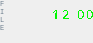
          <widget class="QFrame" name="visualizationFrame">
           <property name="minimumSize">
            <size>
             <width>93</width>
             <height>43</height>
            </size>
           </property>
           <property name="maximumSize">
            <size>
             <width>93</width>
             <height>43</height>
            </size>
           </property>
           <property name="styleSheet">
            <string notr="true">#visualizationFrame {
	background-color: #000;
	border-top: 1px solid #26253c;
	border-right: 1px solid #6d6d7f;
	border-bottom: 1px solid #6d6d7f;
	border-left: 1px solid #26253c;
}</string>
           </property>
           <layout class="QVBoxLayout" name="verticalLayout_3">
            <property name="spacing">
             <number>0</number>
            </property>
            <property name="leftMargin">
             <number>0</number>
            </property>
            <property name="topMargin">
             <number>0</number>
            </property>
            <property name="rightMargin">
             <number>0</number>
            </property>
            <property name="bottomMargin">
             <number>0</number>
            </property>
            <item>
             <widget class="QWidget" name="visualizationBackground" native="true">
              <property name="styleSheet">
               <string notr="true">#visualizationBackground {
	background-color: transparent;
	border-image: url(:assets/visualizationBackground.png);
	background: none;
	background-repeat: none;
}</string>
              </property>
              <widget class="QLabel" name="progressTimeLabel">
               <property name="geometry">
                <rect>
                  <x>32</x>
                  <y>5</y>
                  <width>64</width>
                  <height>16</height>
                </rect>
               </property>
               <property name="palette">
                <palette>
                 <active>
                  <colorrole role="WindowText">
                   <brush brushstyle="SolidPattern">
                    <color alpha="255">
                     <red>0</red>
                     <green>248</green>
                     <blue>0</blue>
                    </color>
                   </brush>
                  </colorrole>
                  <colorrole role="Text">
                   <brush brushstyle="SolidPattern">
                    <color alpha="255">
                     <red>0</red>
                     <green>248</green>
                     <blue>0</blue>
                    </color>
                   </brush>
                  </colorrole>
                  <colorrole role="ButtonText">
                   <brush brushstyle="SolidPattern">
                    <color alpha="255">
                     <red>0</red>
                     <green>248</green>
                     <blue>0</blue>
                    </color>
                   </brush>
                  </colorrole>
                  <colorrole role="PlaceholderText">
                   <brush brushstyle="SolidPattern">
                    <color alpha="128">
                     <red>0</red>
                     <green>248</green>
                     <blue>0</blue>
                    </color>
                   </brush>
                  </colorrole>
                 </active>
                 <inactive>
                  <colorrole role="WindowText">
                   <brush brushstyle="SolidPattern">
                    <color alpha="255">
                     <red>0</red>
                     <green>248</green>
                     <blue>0</blue>
                    </color>
                   </brush>
                  </colorrole>
                  <colorrole role="Text">
                   <brush brushstyle="SolidPattern">
                    <color alpha="255">
                     <red>0</red>
                     <green>248</green>
                     <blue>0</blue>
                    </color>
                   </brush>
                  </colorrole>
                  <colorrole role="ButtonText">
                   <brush brushstyle="SolidPattern">
                    <color alpha="255">
                     <red>0</red>
                     <green>248</green>
                     <blue>0</blue>
                    </color>
                   </brush>
                  </colorrole>
                  <colorrole role="PlaceholderText">
                   <brush brushstyle="SolidPattern">
                    <color alpha="128">
                     <red>0</red>
                     <green>248</green>
                     <blue>0</blue>
                    </color>
                   </brush>
                  </colorrole>
                 </inactive>
                 <disabled>
                  <colorrole role="WindowText">
                   <brush brushstyle="SolidPattern">
                    <color alpha="255">
                     <red>0</red>
                     <green>248</green>
                     <blue>0</blue>
                    </color>
                   </brush>
                  </colorrole>
                  <colorrole role="Text">
                   <brush brushstyle="SolidPattern">
                    <color alpha="255">
                     <red>0</red>
                     <green>248</green>
                     <blue>0</blue>
                    </color>
                   </brush>
                  </colorrole>
                  <colorrole role="ButtonText">
                   <brush brushstyle="SolidPattern">
                    <color alpha="255">
                     <red>0</red>
                     <green>248</green>
                     <blue>0</blue>
                    </color>
                   </brush>
                  </colorrole>
                  <colorrole role="PlaceholderText">
                   <brush brushstyle="SolidPattern">
                    <color alpha="128">
                     <red>0</red>
                     <green>248</green>
                     <blue>0</blue>
                    </color>
                   </brush>
                  </colorrole>
                 </disabled>
                </palette>
               </property>
               <property name="font">
                <font>
                 <family>bignumbers</family>
                 <pointsize>10</pointsize>
                 <stylestrategy>NoAntialias</stylestrategy>
                </font>
               </property>
               <property name="styleSheet">
                <string notr="true">#progressTimeLabel {
	font-family: &quot;bignumbers&quot;;
	letter-spacing: 2px;
	color: #00f800;
}</string>
               </property>
               <property name="text">
                <string>12 00</string>
               </property>
               <property name="textFormat">
                <enum>Qt::PlainText</enum>
               </property>
               <property name="scaledContents">
                <bool>false</bool>
               </property>
               <property name="alignment">
                <set>Qt::AlignRight|Qt::AlignTop|Qt::AlignTrailing</set>
               </property>
              </widget>
              <widget class="QGraphicsView" name="playStatusIcon">
               <property name="geometry">
                <rect>
                 <x>12</x>
                 <y>5</y>
                 <width>11</width>
                 <height>9</height>
                </rect>
               </property>
               <property name="minimumSize">
                <size>
                 <width>11</width>
                 <height>9</height>
                </size>
               </property>
               <property name="maximumSize">
                <size>
                 <width>11</width>
                 <height>9</height>
                </size>
               </property>
               <property name="palette">
                <palette>
                 <active>
                  <colorrole role="Button">
                   <brush brushstyle="SolidPattern">
                    <color alpha="0">
                     <red>0</red>
                     <green>0</green>
                     <blue>0</blue>
                    </color>
                   </brush>
                  </colorrole>
                  <colorrole role="Base">
                   <brush brushstyle="NoBrush">
                    <color alpha="255">
                     <red>0</red>
                     <green>0</green>
                     <blue>0</blue>
                    </color>
                   </brush>
                  </colorrole>
                  <colorrole role="Window">
                   <brush brushstyle="SolidPattern">
                    <color alpha="0">
                     <red>0</red>
                     <green>0</green>
                     <blue>0</blue>
                    </color>
                   </brush>
                  </colorrole>
                 </active>
                 <inactive>
                  <colorrole role="Button">
                   <brush brushstyle="SolidPattern">
                    <color alpha="0">
                     <red>0</red>
                     <green>0</green>
                     <blue>0</blue>
                    </color>
                   </brush>
                  </colorrole>
                  <colorrole role="Base">
                   <brush brushstyle="NoBrush">
                    <color alpha="255">
                     <red>0</red>
                     <green>0</green>
                     <blue>0</blue>
                    </color>
                   </brush>
                  </colorrole>
                  <colorrole role="Window">
                   <brush brushstyle="SolidPattern">
                    <color alpha="0">
                     <red>0</red>
                     <green>0</green>
                     <blue>0</blue>
                    </color>
                   </brush>
                  </colorrole>
                 </inactive>
                 <disabled>
                  <colorrole role="Button">
                   <brush brushstyle="SolidPattern">
                    <color alpha="0">
                     <red>0</red>
                     <green>0</green>
                     <blue>0</blue>
                    </color>
                   </brush>
                  </colorrole>
                  <colorrole role="Base">
                   <brush brushstyle="NoBrush">
                    <color alpha="255">
                     <red>0</red>
                     <green>0</green>
                     <blue>0</blue>
                    </color>
                   </brush>
                  </colorrole>
                  <colorrole role="Window">
                   <brush brushstyle="SolidPattern">
                    <color alpha="0">
                     <red>0</red>
                     <green>0</green>
                     <blue>0</blue>
                    </color>
                   </brush>
                  </colorrole>
                 </disabled>
                </palette>
               </property>
               <property name="styleSheet">
                <string notr="true">#playStatusIcon {
	background: transparent;
}</string>
               </property>
               <property name="frameShape">
                <enum>QFrame::NoFrame</enum>
               </property>
               <property name="frameShadow">
                <enum>QFrame::Plain</enum>
               </property>
              </widget>
              <widget class="QFrame" name="spectrumContainer">
               <property name="geometry">
                <rect>
                 <x>11</x>
                 <y>19</y>
                 <width>77</width>
                 <height>17</height>
                </rect>
               </property>
               <property name="frameShape">
                <enum>QFrame::NoFrame</enum>
               </property>
               <property name="frameShadow">
                <enum>QFrame::Plain</enum>
               </property>
              </widget>
              <widget class="QLabel" name="inputLabel">
               <property name="geometry">
                <rect>
                 <x>0</x>
                 <y>0</y>
                 <width>10</width>
                 <height>71</height>
                </rect>
               </property>
               <property name="palette">
                <palette>
                 <active>
                  <colorrole role="WindowText">
                   <brush brushstyle="SolidPattern">
                    <color alpha="255">
                     <red>111</red>
                     <green>128</green>
                     <blue>143</blue>
                    </color>
                   </brush>
                  </colorrole>
                  <colorrole role="Text">
                   <brush brushstyle="SolidPattern">
                    <color alpha="255">
                     <red>111</red>
                     <green>128</green>
                     <blue>143</blue>
                    </color>
                   </brush>
                  </colorrole>
                  <colorrole role="ButtonText">
                   <brush brushstyle="SolidPattern">
                    <color alpha="255">
                     <red>111</red>
                     <green>128</green>
                     <blue>143</blue>
                    </color>
                   </brush>
                  </colorrole>
                  <colorrole role="PlaceholderText">
                   <brush brushstyle="SolidPattern">
                    <color alpha="128">
                     <red>111</red>
                     <green>128</green>
                     <blue>143</blue>
                    </color>
                   </brush>
                  </colorrole>
                 </active>
                 <inactive>
                  <colorrole role="WindowText">
                   <brush brushstyle="SolidPattern">
                    <color alpha="255">
                     <red>111</red>
                     <green>128</green>
                     <blue>143</blue>
                    </color>
                   </brush>
                  </colorrole>
                  <colorrole role="Text">
                   <brush brushstyle="SolidPattern">
                    <color alpha="255">
                     <red>111</red>
                     <green>128</green>
                     <blue>143</blue>
                    </color>
                   </brush>
                  </colorrole>
                  <colorrole role="ButtonText">
                   <brush brushstyle="SolidPattern">
                    <color alpha="255">
                     <red>111</red>
                     <green>128</green>
                     <blue>143</blue>
                    </color>
                   </brush>
                  </colorrole>
                  <colorrole role="PlaceholderText">
                   <brush brushstyle="SolidPattern">
                    <color alpha="128">
                     <red>111</red>
                     <green>128</green>
                     <blue>143</blue>
                    </color>
                   </brush>
                  </colorrole>
                 </inactive>
                 <disabled>
                  <colorrole role="WindowText">
                   <brush brushstyle="SolidPattern">
                    <color alpha="255">
                     <red>111</red>
                     <green>128</green>
                     <blue>143</blue>
                    </color>
                   </brush>
                  </colorrole>
                  <colorrole role="Text">
                   <brush brushstyle="SolidPattern">
                    <color alpha="255">
                     <red>111</red>
                     <green>128</green>
                     <blue>143</blue>
                    </color>
                   </brush>
                  </colorrole>
                  <colorrole role="ButtonText">
                   <brush brushstyle="SolidPattern">
                    <color alpha="255">
                     <red>111</red>
                     <green>128</green>
                     <blue>143</blue>
                    </color>
                   </brush>
                  </colorrole>
                  <colorrole role="PlaceholderText">
                   <brush brushstyle="SolidPattern">
                    <color alpha="128">
                     <red>111</red>
                     <green>128</green>
                     <blue>143</blue>
                    </color>
                   </brush>
                  </colorrole>
                 </disabled>
                </palette>
               </property>
               <property name="font">
                <font>
                 <family>Liberation Mono</family>
                 <pointsize>5</pointsize>
                </font>
               </property>
               <property name="styleSheet">
                <string notr="true">#inputLabel {
	color: #6f808f;
}</string>
               </property>
               <property name="text">
                <string>&lt;html&gt;&lt;head/&gt;&lt;body&gt;&lt;p&gt;F&lt;br/&gt;I&lt;br/&gt;L&lt;br/&gt;E&lt;/p&gt;&lt;/body&gt;&lt;/html&gt;</string>
               </property>
               <property name="alignment">
                <set>Qt::AlignLeading|Qt::AlignLeft|Qt::AlignTop</set>
               </property>
               <property name="wordWrap">
                <bool>true</bool>
               </property>
              </widget>
             </widget>
            </item>
           </layout>
          </widget>
